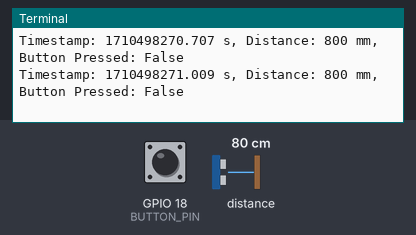
Recording of a program running on a simulated Raspberry Pi (BCM pin numbers). On the bench: the last lines printed to the terminal. The inputs (shaded band) are chosen by the test bench; at power-on: GPIO 18 (BUTTON_PIN) HIGH, distance to the obstacle 80 cm. Files the program writes start out absent; the clock reads 2024-03-15 10:24:30 at power-on unless the program sets it.

Above: at 1.2 s.
1.3 s: GPIO 18 (BUTTON_PIN) pulled LOW for 0.35 s
At 1.52 s:
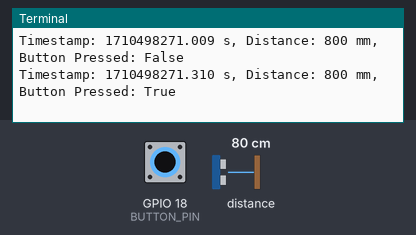
3.1 s: distance to the obstacle set to 2 cm
At 3.32 s:
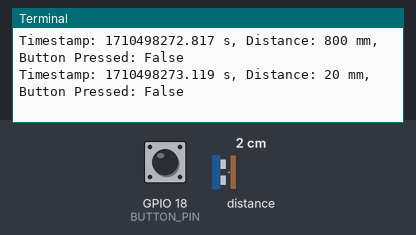
4.6 s: GPIO 18 (BUTTON_PIN) pulled LOW for 1 s
At 4.83 s:
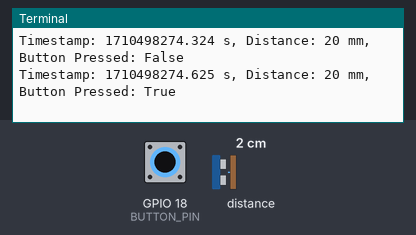
7.1 s: distance to the obstacle set to 4 cm
At 7.24 s:
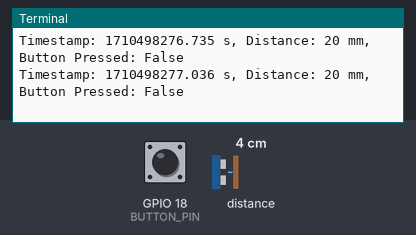
Timing chart, 0 to 9.6 s (numbered marks = the images above; inputs shaded):
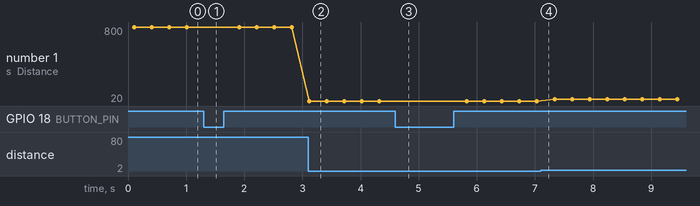

Measured:
- after the input at 1.3 s, the terminal: prints a new line at once (image 1)
- after the input at 3.1 s, the terminal: prints a new line at once (image 2)
- after the input at 4.6 s, the terminal: prints a new line at once (image 3)
- plotted number 1: 800 → 20 after the input at 3.1 s, 20 → 40 after the input at 7.1 s

The program:

data_logger.py
```python
# -*- coding: utf-8 -*-
'''
  # demo_get_distance_with_button.py
  #
  # Connect board with Raspberry Pi and a button.
  # Run this demo to log distance and button state to a CSV file.
  #
  # Connect A01 to UART, and button to GPIO.
  # Logs distance and button state with timestamps.
  #
  # Copyright   [DFRobot](http://www.dfrobot.com), 2016
  # Copyright   GNU Lesser General Public License
  #
  # version  V1.3
  # date  2025-02-05
'''

import time
import csv
import RPi.GPIO as GPIO
from DFRobot_RaspberryPi_A02YYUW import DFRobot_A02_Distance as Board

# Initialize the sensor
board = Board()

# Button GPIO setup
BUTTON_PIN = 18  # physical pin 12
GPIO.setmode(GPIO.BCM)
GPIO.setup(BUTTON_PIN, GPIO.IN, pull_up_down=GPIO.PUD_UP)  # Adjust to PUD_DOWN if necessary

# Function to print and log distance and button state
def print_and_log_data(dis, pressed, timestamp):
    if board.last_operate_status == board.STA_OK:
        print(f"Timestamp: {timestamp:.3f} s, Distance: {dis} mm, Button Pressed: {pressed}")
        return dis, pressed
    elif board.last_operate_status == board.STA_ERR_CHECKSUM:
        print("ERROR: Checksum failed!")
    elif board.last_operate_status == board.STA_ERR_SERIAL:
        print("ERROR: Serial open failed!")
    elif board.last_operate_status == board.STA_ERR_CHECK_OUT_LIMIT:
        print(f"ERROR: Above the upper limit: {dis}")
    elif board.last_operate_status == board.STA_ERR_CHECK_LOW_LIMIT:
        print(f"ERROR: Below the lower limit: {dis}")
    elif board.last_operate_status == board.STA_ERR_DATA:
        print("ERROR: No data!")
    return None, None

if __name__ == "__main__":
    # File setup
    filename = "distance_button_data.csv"

    # Set distance range
    dis_min = 0   # Minimum ranging threshold: 0mm
    dis_max = 7500 # Maximum ranging threshold: 7500mm
    board.set_dis_range(dis_min, dis_max)

    # Write header to CSV file
    with open(filename, mode='w', newline='') as csvfile:
        csv_writer = csv.writer(csvfile)
        csv_writer.writerow(["Timestamp (seconds)", "Distance (mm)", "Button Pressed"])

    print("Recording distance and button data. Press Ctrl+C to stop.")

    try:
        while True:
            # Get current timestamp
            timestamp = time.time()  # Current time in seconds (float)

            # Get distance
            distance = board.getDistance()

            # Check button state
            pressed = not GPIO.input(BUTTON_PIN)  # True if button is pressed

            # Log distance and button state if valid
            logged_distance, logged_pressed = print_and_log_data(distance, pressed, timestamp)
            if logged_distance is not None:
                with open(filename, mode='a', newline='') as csvfile:
                    csv_writer = csv.writer(csvfile)
                    csv_writer.writerow([f"{timestamp:.3f}", logged_distance, logged_pressed])  # Log timestamp to milliseconds

            # Delay for stability
            time.sleep(0.3)  # Delay time < 0.6s
    except KeyboardInterrupt:
        print("\nRecording stopped. Data saved to", filename)
    finally:
        GPIO.cleanup()  # Clean up GPIO on exit
```

DFRobot_RaspberryPi_A02YYUW.py
```python
# -*- coding:utf-8 -*-

'''!
  @file DFRobot_RaspberryPi_A02YYUW.py
  @brief Ranging distance sensor。
  @copyright   Copyright (c) 2010 DFRobot Co.Ltd (http://www.dfrobot.com)
  @license     The MIT License (MIT)
  @author      Arya(xue.peng@dfrobot.com)
  @version     V1.0
  @date        2021-08-30
  @url https://github.com/DFRobot/DFRobot_RaspberryPi_A02YYUW
'''

import serial

import time

class DFRobot_A02_Distance:

  ## Board status
  STA_OK = 0x00
  STA_ERR_CHECKSUM = 0x01
  STA_ERR_SERIAL = 0x02
  STA_ERR_CHECK_OUT_LIMIT = 0x03
  STA_ERR_CHECK_LOW_LIMIT = 0x04
  STA_ERR_DATA = 0x05

  ## last operate status, users can use this variable to determine the result of a function call.
  last_operate_status = STA_OK

  ## variable
  distance = 0

  ## Maximum range
  distance_max = 4500
  distance_min = 0
  range_max = 4500

  def __init__(self):
    '''
      @brief    Sensor initialization.
    '''
    self._ser = serial.Serial("/dev/serial0", 9600)
    if self._ser.isOpen() != True:
      self.last_operate_status = self.STA_ERR_SERIAL

  def set_dis_range(self, min, max):
    self.distance_max = max
    self.distance_min = min

  def getDistance(self):
    '''
      @brief    Get measured distance
      @return    measured distance
    '''
    self._measure()
    return self.distance

  def _check_sum(self, l):
    return (l[0] + l[1] + l[2])&0x00ff

  def _measure(self):
    data = [0]*4
    i = 0
    timenow = time.time()

    while (self._ser.inWaiting() < 4):
      time.sleep(0.01)
      if ((time.time() - timenow) > 1):
        break

    rlt = self._ser.read(self._ser.inWaiting())
    #print(rlt)

    index = len(rlt)
    if(len(rlt) >= 4):
       index = len(rlt) - 4
       while True:
         try:
           data[0] = ord(rlt[index])
         except:
           data[0] = rlt[index]
         if(data[0] == 0xFF):
           break
         elif (index > 0):
           index = index - 1
         else:
           break
       #print(data)
       if (data[0] == 0xFF):
         try:
           data[1] = ord(rlt[index + 1])
           data[2] = ord(rlt[index + 2])
           data[3] = ord(rlt[index + 3])
         except:
           data[1] = rlt[index + 1]
           data[2] = rlt[index + 2]
           data[3] = rlt[index + 3]
         i = 4
    #print(data)
    if i == 4:
      sum = self._check_sum(data)
      if sum != data[3]:
        self.last_operate_status = self.STA_ERR_CHECKSUM
      else:
        self.distance = data[1]*256 + data[2]
        self.last_operate_status = self.STA_OK
      if self.distance > self.distance_max:
        self.last_operate_status = self.STA_ERR_CHECK_OUT_LIMIT
        self.distance = self.distance_max
      elif self.distance < self.distance_min:
        self.last_operate_status = self.STA_ERR_CHECK_LOW_LIMIT
        self.distance = self.distance_min
    else:
      self.last_operate_status = self.STA_ERR_DATA
    return self.distance
```
